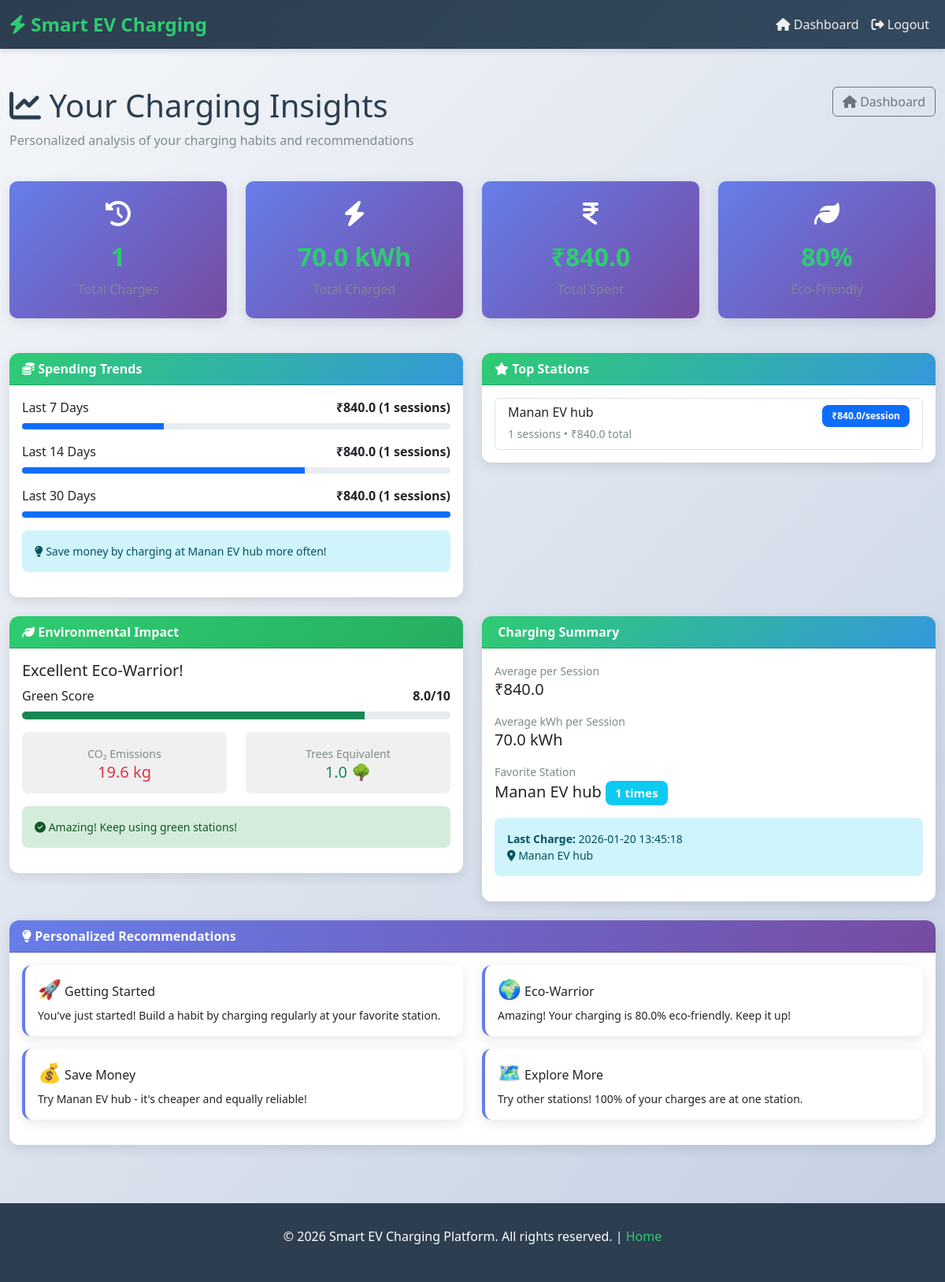
Screenshot of /user/insights (signed in) with the database file from the repository.
### tables this page shows
CREATE TABLE charging_sessions (
        id INTEGER PRIMARY KEY AUTOINCREMENT,
        user_id INTEGER,
        station_name TEXT,
        units REAL,
        amount REAL,
        tx_hash TEXT,
        status TEXT,
        started_at TIMESTAMP DEFAULT CURRENT_TIMESTAMP,
        completed_at TIMESTAMP,
        duration_minutes INTEGER
    );

### routes/station_routes.py (the view)
@station_bp.route("/user/insights", methods=["GET"])
def user_insights():
    if session.get("role") != "user":
        return redirect("/login")
    from ai.insights import get_user_insights_dashboard
    user_id = session.get('user_id')
    insights = get_user_insights_dashboard(user_id)
    return render_template("user_insights.html", insights=insights)

### ai/insights.py (called while the page is built)
def get_user_insights_dashboard(user_id):
    return {
        "statistics": get_user_charging_statistics(user_id),
        "eco_impact": get_user_eco_impact(user_id),
        "spending": get_user_spending_insights(user_id),
        "recommendations": get_personalized_recommendations(user_id)
    }

### models/db.py (called while the page is built)
def get_db():
    return sqlite3.connect("database/ev.db")

### templates/user_insights.html (shortened to what this page needs)
{% extends "base.html" %}
{% block content %}
<div class="row mb-4">
    <div class="col">
        <h1><i class="fas fa-chart-line"></i> Your Charging Insights</h1>
        <p class="text-muted">Personalized analysis of your charging habits and recommendations</p>
    </div>
    <div class="col text-end">
        <a href="/user/dashboard" class="btn btn-outline-secondary">
            <i class="fas fa-home"></i> Dashboard
        </a>
    </div>
</div>
{% if insights %}
<div class="row mb-4">
    <div class="col-md-3">
        <div class="stat-box">
            <i class="fas fa-history"></i>
            <h3>{{ insights.statistics.total_sessions }}</h3>
            <p>Total Charges</p>
        </div>
    </div>
    <div class="col-md-3">
        <div class="stat-box">
            <i class="fas fa-bolt"></i>
            <h3>{{ insights.statistics.total_units_charged }} kWh</h3>
            <p>Total Charged</p>
        </div>
    </div>
    <div class="col-md-3">
        <div class="stat-box">
            <i class="fas fa-indian-rupee-sign"></i>
            <h3>₹{{ insights.statistics.total_spent }}</h3>
            <p>Total Spent</p>
        </div>
    </div>
    <div class="col-md-3">
        <div class="stat-box">
            <i class="fas fa-leaf"></i>
            <h3>{{ insights.eco_impact.eco_percentage|int }}%</h3>
            <p>Eco-Friendly</p>
        </div>
    </div>
</div>
<div class="row mb-4">
    <div class="col-md-6">
        <div class="card">
            <div class="card-header">
                <i class="fas fa-coins"></i> Spending Trends
            </div>
            <div class="card-body">
                <div class="mb-3">
                    <div class="d-flex justify-content-between mb-2">
                        <span>Last 7 Days</span>
                        <strong>₹{{ insights.spending.spending_last_7_days.total }} ({{ insights.spending.spending_last_7_days.sessions }} sessions)</strong>
                    </div>
                    <div class="progress" style="height: 8px;">
                        <div class="progress-bar" style="width: 33%"></div>
                    </div>
                </div>
                <div class="mb-3">
                    <div class="d-flex justify-content-between mb-2">
                        <span>Last 14 Days</span>
                        <strong>₹{{ insights.spending.spending_last_14_days.total }} ({{ insights.spending.spending_last_14_days.sessions }} sessions)</strong>
                    </div>
                    <div class="progress" style="height: 8px;">
                        <div class="progress-bar" style="width: 66%"></div>
                    </div>
                </div>
                <div class="mb-3">
                    <div class="d-flex justify-content-between mb-2">
                        <span>Last 30 Days</span>
                        <strong>₹{{ insights.spending.spending_last_30_days.total }} ({{ insights.spending.spending_last_30_days.sessions }} sessions)</strong>
                    </div>
                    <div class="progress" style="height: 8px;">
                        <div class="progress-bar" style="width: 100%"></div>
                    </div>
                </div>
                <div class="alert alert-info mt-3 small">
                    <i class="fas fa-lightbulb"></i> {{ insights.spending.recommendation }}
                </div>
            </div>
        </div>
    </div>
    <div class="col-md-6">
        <div class="card">
            <div class="card-header">
                <i class="fas fa-star"></i> Top Stations
            </div>
            <div class="card-body">
                {% if insights.spending.top_stations %}
                <div class="list-group">
                    {% for station in insights.spending.top_stations[:5] %}
                    <div class="list-group-item">
                        <div class="d-flex justify-content-between align-items-start">
                            <div>
                                <h6 class="mb-1">{{ station.name }}</h6>
                                <small class="text-muted">{{ station.sessions }} sessions • ₹{{ station.total }} total</small>
                            </div>
                            <span class="badge bg-primary">₹{{ station.avg_per_session }}/session</span>
                        </div>
                    </div>
                    {% endfor %}
                </div>
                {% else %}
                <p class="text-muted text-center py-3">No charging history yet</p>
                {% endif %}
            </div>
        </div>
    </div>
</div>
<div class="row mb-4">
    <div class="col-md-6">
        <div class="card">
            <div class="card-header" style="background: linear-gradient(135deg, #2ecc71 0%, #27ae60 100%); color: white;">
                <i class="fas fa-leaf"></i> Environmental Impact
            </div>
            <div class="card-body">
                <h5>{{ insights.eco_impact.eco_rating }}</h5>
                <div class="mb-3">
                    <div class="d-flex justify-content-between mb-2">
                        <span>Green Score</span>
                        <strong>{{ insights.eco_impact.avg_green_score }}/10</strong>
                    </div>
                    <div class="progress" style="height: 10px;">
                        <div class="progress-bar bg-success" style="width: {{ insights.eco_impact.avg_green_score * 10 }}%"></div>
                    </div>
                </div>
                <div class="row text-center">
                    <div class="col-md-6">
                        <div style="padding: 15px; background: #f0f0f0; border-radius: 8px;">
                            <small class="text-muted">CO₂ Emissions</small>
                            <h5 class="text-danger mb-0">{{ insights.eco_impact.estimated_co2_emissions_kg }} kg</h5>
                        </div>
                    </div>
                    <div class="col-md-6">
                        <div style="padding: 15px; background: #f0f0f0; border-radius: 8px;">
                            <small class="text-muted">Trees Equivalent</small>
                            <h5 class="text-success mb-0">{{ insights.eco_impact.trees_equivalent }} 🌳</h5>
                        </div>
                    </div>
                </div>
                <div class="alert alert-success mt-3 small">
                    <i class="fas fa-check-circle"></i> {{ insights.eco_impact.recommendation }}
                </div>
            </div>
        </div>
    </div>
    <div class="col-md-6">
        <div class="card">
            <div class="card-header">
                 Charging Summary
            </div>
            <div class="card-body">
                <div class="mb-3">
                    <small class="text-muted">Average per Session</small>
                    <h5>₹{{ insights.statistics.avg_per_session }}</h5>
                </div>
                <div class="mb-3">
                    <small class="text-muted">Average kWh per Session</small>
                    <h5>{{ insights.statistics.avg_units_per_session }} kWh</h5>
                </div>
                <div class="mb-3">
                    <small class="text-muted">Favorite Station</small>
                    <h5>
                        {{ insights.statistics.favorite_station }}
                        <span class="badge bg-info">{{ insights.statistics.favorite_count }} times</span>
                    </h5>
                </div>
                {% if insights.statistics.last_session %}
                <div class="alert alert-info small">
                    <strong>Last Charge:</strong> {{ insights.statistics.last_session.date|default('N/A') }}
                    <br><i class="fas fa-map-marker-alt"></i> {{ insights.statistics.last_session.station }}
                </div>
                {% endif %}
            </div>
        </div>
    </div>
</div>
<div class="row">
    <div class="col-12">
        <div class="card">
            <div class="card-header" style="background: linear-gradient(135deg, #667eea 0%, #764ba2 100%); color: white;">
                <i class="fas fa-lightbulb"></i> Personalized Recommendations
            </div>
            <div class="card-body">
                {% if insights.recommendations %}
                <div class="row">
                    {% for rec in insights.recommendations %}
                    <div class="col-md-6 mb-3">
                        <div class="card h-100 border-left" style="border-left: 4px solid #667eea;">
                            <div class="card-body">
                                <h6 class="card-title">
                                    <span style="font-size: 1.5rem;">{{ rec.icon }}</span> {{ rec.title }}
                                </h6>
                                <p class="card-text small">{{ rec.message }}</p>
                            </div>
                        </div>
                    </div>
                    {% endfor %}
                </div>
                {% else %}
                <p class="text-muted text-center py-3">
                    <i class="fas fa-info-circle"></i> Start charging to get personalized recommendations!
                </p>
                {% endif %}
            </div>
        </div>
    </div>
</div>
{% else %}
<div class="alert alert-warning" role="alert">
    <i class="fas fa-exclamation-triangle"></i> Unable to load insights. Please try again later.
</div>
{% endif %}
{% endblock %}

### templates/base.html (style rules this page uses)
:root { --primary-color: #2ecc71; --secondary-color: #3498db; --dark-color: #2c3e50; --light-color: #ecf0f1; --danger-color: #e74c3c; --warning-color: #f39c12; }
* { margin: 0; padding: 0; box-sizing: border-box; }
body { font-family: 'Segoe UI', Tahoma, Geneva, Verdana, sans-serif; background: linear-gradient(135deg, #f5f7fa 0%, #c3cfe2 100%); min-height: 100vh; color: #2c3e50; }
.card { border: none; border-radius: 12px; box-shadow: 0 4px 15px rgba(0, 0, 0, 0.1); transition: transform 0.3s ease, box-shadow 0.3s ease; }
.card-header { background: linear-gradient(135deg, var(--primary-color) 0%, var(--secondary-color) 100%); color: white; border-radius: 12px 12px 0 0 !important; font-weight: 600; }
.badge { font-weight: 600; padding: 8px 12px; border-radius: 8px; }
.alert { border: none; border-radius: 8px; font-weight: 500; }
.alert-success { background-color: #d4edda; color: #155724; }
.stat-box { background: white; border-radius: 12px; padding: 25px; text-align: center; box-shadow: 0 4px 15px rgba(0, 0, 0, 0.1); }
.stat-box h3 { color: var(--primary-color); font-weight: 700; font-size: 2rem; margin: 10px 0; }
.stat-box p { color: #7f8c8d; font-weight: 500; }
.text-muted { color: #7f8c8d !important; }

### templates/user_insights.html (style rules this page uses)
.stat-box { background: linear-gradient(135deg, #667eea 0%, #764ba2 100%); color: white; padding: 25px; border-radius: 10px; text-align: center; margin-bottom: 20px; }
.stat-box i { font-size: 2rem; margin-bottom: 10px; }
.stat-box h3 { margin: 10px 0; }
.stat-box p { margin: 0; opacity: 0.9; }
.border-left { border-left: 4px solid #667eea !important; }

### rows the page displays
charging_sessions: name "Manan EV hub", sessions "1", total "840.0", avg_per_session "840.0", statistics.favorite_station "Manan EV hub", statistics.last_session "2026-01-20 13:45:18", statistics.last_session.station "Manan EV hub"

### other values shown
{{ insights.statistics.total_sessions }} "1"
{{ insights.statistics.total_units_charged }} "70.0"
{{ insights.statistics.total_spent }} "840.0"
{{ insights.eco_impact.eco_percentage|int }} "80"
{{ insights.spending.spending_last_7_days.total }} "840.0"
{{ insights.spending.spending_last_7_days.sessions }} "1"
{{ insights.spending.spending_last_14_days.total }} "840.0"
{{ insights.spending.spending_last_14_days.sessions }} "1"
{{ insights.spending.spending_last_30_days.total }} "840.0"
{{ insights.spending.spending_last_30_days.sessions }} "1"
{{ insights.spending.recommendation }} "Save money by charging at Manan EV hub more often!"
{{ insights.eco_impact.eco_rating }} "Excellent Eco-Warrior!"
{{ insights.eco_impact.avg_green_score }} "8.0"
{{ insights.eco_impact.estimated_co2_emissions_kg }} "19.6"
{{ insights.eco_impact.trees_equivalent }} "1.0"
